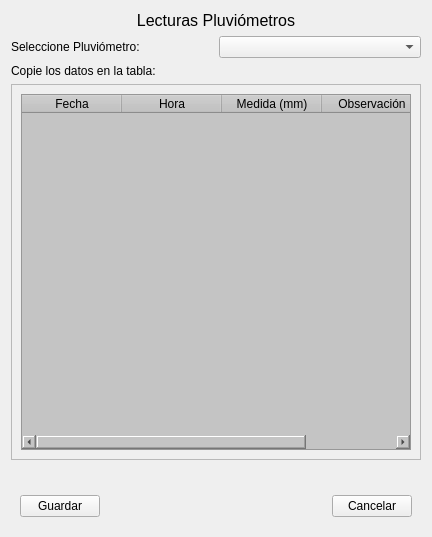
<?xml version="1.0" encoding="UTF-8"?>
<ui version="4.0">
 <class>Form</class>
 <widget class="QWidget" name="Form">
  <property name="geometry">
   <rect>
    <x>0</x>
    <y>0</y>
    <width>432</width>
    <height>537</height>
   </rect>
  </property>
  <property name="windowTitle">
   <string>Form</string>
  </property>
  <property name="styleSheet">
   <string notr="true"/>
  </property>
  <layout class="QVBoxLayout" name="verticalLayout">
   <item>
    <widget class="QLabel" name="label">
     <property name="font">
      <font>
       <family>MS Shell Dlg 2</family>
       <pointsize>12</pointsize>
       <weight>9</weight>
       <italic>false</italic>
       <bold>false</bold>
      </font>
     </property>
     <property name="styleSheet">
      <string notr="true">font: 75 12pt &quot;MS Shell Dlg 2&quot;;</string>
     </property>
     <property name="text">
      <string>Lecturas Pluviómetros</string>
     </property>
     <property name="alignment">
      <set>Qt::AlignCenter</set>
     </property>
    </widget>
   </item>
   <item>
    <layout class="QGridLayout" name="gridLayout">
     <item row="0" column="0">
      <widget class="QLabel" name="label_2">
       <property name="text">
        <string>Seleccione Pluviómetro:</string>
       </property>
      </widget>
     </item>
     <item row="0" column="1">
      <widget class="QComboBox" name="combo_pluviometros"/>
     </item>
    </layout>
   </item>
   <item>
    <widget class="QLabel" name="label_3">
     <property name="text">
      <string>Copie los datos en la tabla:</string>
     </property>
    </widget>
   </item>
   <item>
    <widget class="QFrame" name="frame_tabla">
     <property name="minimumSize">
      <size>
       <width>410</width>
       <height>350</height>
      </size>
     </property>
     <property name="frameShape">
      <enum>QFrame::StyledPanel</enum>
     </property>
     <property name="frameShadow">
      <enum>QFrame::Raised</enum>
     </property>
     <layout class="QHBoxLayout" name="horizontalLayout">
      <item>
       <widget class="QTableWidget" name="table_pluviometros_data">
        <property name="styleSheet">
         <string notr="true">background-color: rgb(196, 196, 196);</string>
        </property>
        <column>
         <property name="text">
          <string>Fecha</string>
         </property>
        </column>
        <column>
         <property name="text">
          <string>Hora</string>
         </property>
        </column>
        <column>
         <property name="text">
          <string>Medida (mm)</string>
         </property>
        </column>
        <column>
         <property name="text">
          <string>Observación</string>
         </property>
        </column>
       </widget>
      </item>
     </layout>
    </widget>
   </item>
   <item>
    <widget class="QLabel" name="label_mensaje_estado">
     <property name="text">
      <string/>
     </property>
    </widget>
   </item>
   <item>
    <widget class="QFrame" name="frame_pie">
     <property name="styleSheet">
      <string notr="true">QFrame {
    border: none;
    outline: none;
}
</string>
     </property>
     <property name="frameShape">
      <enum>QFrame::StyledPanel</enum>
     </property>
     <property name="frameShadow">
      <enum>QFrame::Raised</enum>
     </property>
     <layout class="QHBoxLayout" name="horizontalLayout_2">
      <item>
       <widget class="QPushButton" name="btn_guardar">
        <property name="text">
         <string>Guardar</string>
        </property>
       </widget>
      </item>
      <item>
       <spacer name="horizontalSpacer">
        <property name="orientation">
         <enum>Qt::Horizontal</enum>
        </property>
        <property name="sizeHint" stdset="0">
         <size>
          <width>142</width>
          <height>20</height>
         </size>
        </property>
       </spacer>
      </item>
      <item>
       <widget class="QPushButton" name="btn_cancelar">
        <property name="text">
         <string>Cancelar</string>
        </property>
       </widget>
      </item>
     </layout>
    </widget>
   </item>
  </layout>
 </widget>
 <resources/>
 <connections/>
</ui>
